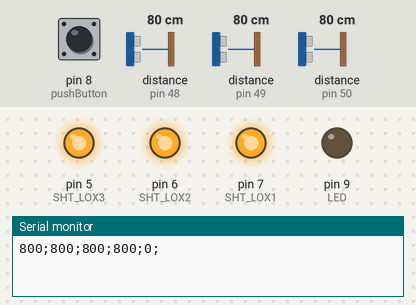
The sketch below on a simulated Arduino Uno, built with avr-gcc and run on an emulated ATmega328P. Parts: output pins drawn as LEDs (lit = HIGH), the last lines printed to the serial monitor. The test bench sets the inputs (shaded band); at power-on: pin 8 (pushButton) HIGH, distance to the obstacle (sensors on pin 48, pin 49, pin 50) 80 cm.

Above: at 1.2 s.
1.3 s: pin 8 (pushButton) pulled LOW for 1.35 s
At 3.2 s:
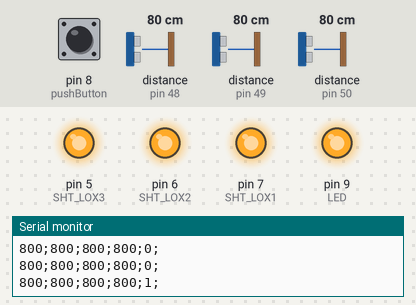
4.9 s: pin 8 (pushButton) pulled LOW for 3.2 s
At 10.0 s:
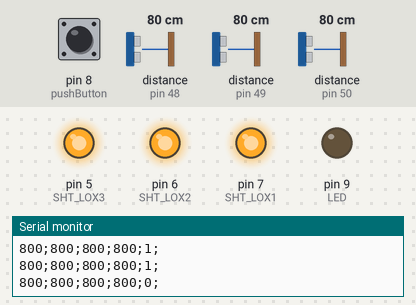
Timing chart, 0 to 11.5 s (numbered marks = the images above; inputs shaded):
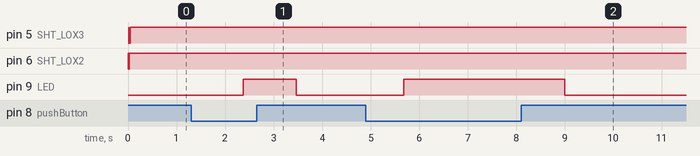

Measured:
- after the input at 1.3 s, pin 9 (LED): LOW → HIGH after 1.1 s, → LOW 1.1 s later
- after the input at 4.9 s, pin 9 (LED): LOW → HIGH after 0.78 s, → LOW 3.3 s later

The sketch:

kalo_make_3_sensor.ino
```cpp
#include <Adafruit_VL53L0X.h>
/*
  Install this library first in arduino: https://github.com/adafruit/Adafruit_VL53L0X
*/


// address we will assign if dual sensor is present
#define LOX1_ADDRESS 0x30
#define LOX2_ADDRESS 0x31
#define LOX3_ADDRESS 0x32

// set the pins to shutdown
#define SHT_LOX1 7
#define SHT_LOX2 6
#define SHT_LOX3 5

const int pushButton = 8;
const int LED = 9;
int rate = 0;
int pusher = 0;
int state = 0;
String text;

// objects for the vl53l0x
Adafruit_VL53L0X lox1 = Adafruit_VL53L0X();
Adafruit_VL53L0X lox2 = Adafruit_VL53L0X();
Adafruit_VL53L0X lox3 = Adafruit_VL53L0X();

// this holds the measurement
VL53L0X_RangingMeasurementData_t measure1;
VL53L0X_RangingMeasurementData_t measure2;
VL53L0X_RangingMeasurementData_t measure3;


void setID() {
  // all reset
  digitalWrite(SHT_LOX1, LOW);
  digitalWrite(SHT_LOX2, LOW);
  digitalWrite(SHT_LOX3, LOW);
  delay(10);
  // all unreset
  digitalWrite(SHT_LOX1, HIGH);
  digitalWrite(SHT_LOX2, HIGH);
  digitalWrite(SHT_LOX3, HIGH);
  delay(10);

  // activating LOX1 and reseting LOX2
  digitalWrite(SHT_LOX1, HIGH);
  digitalWrite(SHT_LOX2, LOW);
  digitalWrite(SHT_LOX3, LOW);

  // initing LOX1
  if(!lox1.begin(LOX1_ADDRESS)) {
    while(1);
  }

  delay(10);
  // activating LOX2
  digitalWrite(SHT_LOX2, HIGH);
  delay(10);

  //initing LOX2
  if(!lox2.begin(LOX2_ADDRESS)) {
    while(1);
  }

  delay(10);
  digitalWrite(SHT_LOX3, HIGH);
  delay(10);

 //initing LOX2
  if(!lox3.begin(LOX3_ADDRESS)) {
    while(1);
  }
}

void addValue(int value){
  text = text + String(value) + ";";
}

void read_dual_sensors() {
  int measure_1 = 0;
  int measure_2 = 0;
  int measure_3 = 0;
  text = "";
  rate = 0;

  lox1.rangingTest(&measure1, false); // pass in 'true' to get debug data printout!
  lox2.rangingTest(&measure2, false); // pass in 'true' to get debug data printout!
  lox3.rangingTest(&measure3, false); // pass in 'true' to get debug data printout!

  state = digitalRead(pushButton);
  if(state == LOW){
    delay(10);
    pusher = 1;
    digitalWrite(LED, HIGH);
    if(state == LOW ){
      pusher = 1;
    }
  } else {
    digitalWrite(LED, LOW);
    pusher = 0;
  }

    measure_1 = measure1.RangeMilliMeter;
    rate = rate + measure_1;
    addValue(measure_1);


    measure_2 = measure2.RangeMilliMeter;
    rate = rate + measure_2;
    addValue(measure_2);

    measure_3 = measure3.RangeMilliMeter;
    rate = rate + measure_3;
    addValue(measure_3);


   addValue(rate/3);
   addValue(pusher);
    Serial.println(text);
 }

void setup() {
  Serial.begin(9600);

  // wait until serial port opens for native USB devices
  while (! Serial) { delay(1); }


  pinMode(SHT_LOX1, OUTPUT);
  pinMode(SHT_LOX2, OUTPUT);
  pinMode(SHT_LOX3, OUTPUT);


  digitalWrite(SHT_LOX3, LOW);
  digitalWrite(SHT_LOX1, LOW);
  digitalWrite(SHT_LOX2, LOW);

  pinMode(LED, OUTPUT);
  pinMode(pushButton, INPUT_PULLUP);
  setID();
}

void loop() {
  read_dual_sensors();
  delay(1000);
}
```
